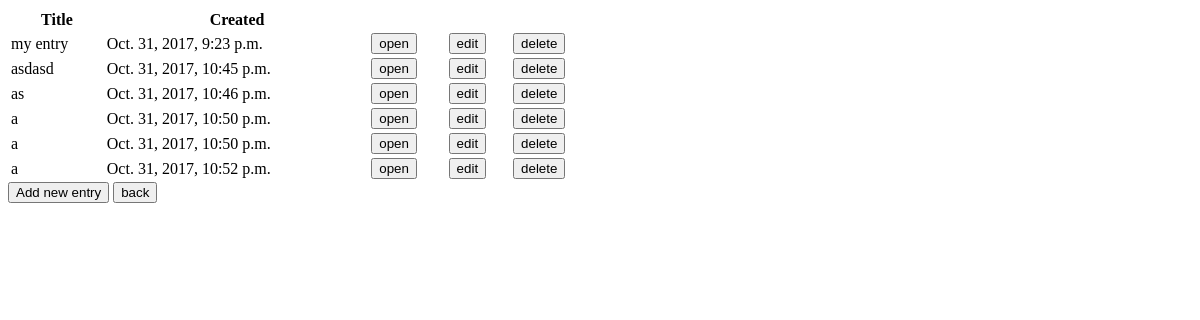
Page /notebook/1/ (signed in) on the earlier database version.
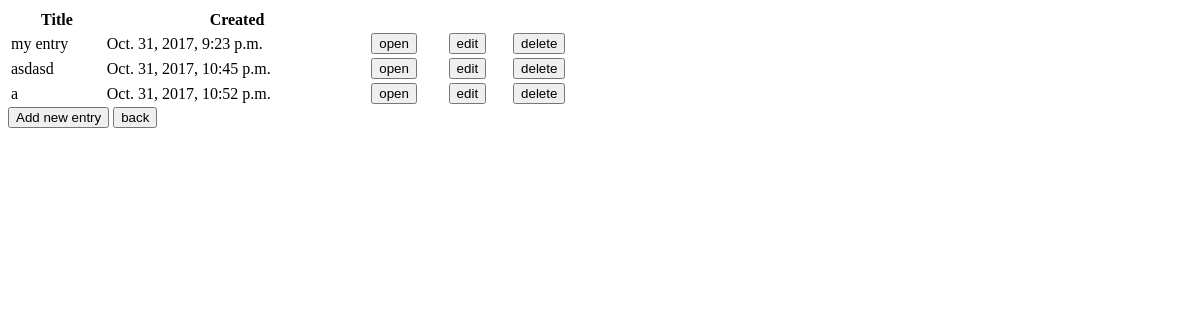
Same page on the later database version.
### notebook/models.py (models this page shows, shortened)
class Note(models.Model):
    title = models.CharField(max_length=20)
    text = models.CharField(max_length=120)
    created = models.DateTimeField(auto_now_add=True)
    notebook = models.ForeignKey(Notebook, on_delete=models.CASCADE)

### notebook/views.py (the view)
# urls.py: url(r'^(?P<pk>[0-9]+)/$', login_required(views.NoteView.as_view()), name='all-notes'),
class NoteView(generic.ListView):
    template_name = 'notebook/note.html'
    context_object_name = 'notes'
    def get_queryset(self):
        notebook = get_object_or_404(Notebook, pk=self.kwargs['pk'])
        return Note.objects.filter(notebook__exact=notebook)

### notebook/templates/notebook/note.html
{% if notes %}
<table style="width:50%">
  <tr>
    <th>Title</th>
    <th>Created</th>
    <th></th>
    <th></th>
  </tr>
  {% for note in notes %}
  <tr>
    <td>{{note.title}}</td>
    <td>{{note.created}}</td>
    <td><a href="{% url 'notebook:detail-note' note.notebook.id forloop.counter %}"><button type="button">open</button></a></td>
    <td><a href="{% url 'notebook:edit' note.id forloop.counter %}"><button type="button">edit</button></a></td>
    <td><a href="{% url 'notebook:delete' note.id forloop.counter %}"><button type="button">delete</button></a></td>
  </tr>
  {% endfor %}
</table>
{% else %}
<p>No notes are available</p>
{% endif %}
<a href=""><button type="button">Add new entry</button></a>
<a href="{% url 'notebook:home' %}"><button type="button">back</button></a>

Differences in the rows shown:
removed Note: title "as", created "Oct. 31, 2017, 10:46 p.m."
removed Note: title "a", created "Oct. 31, 2017, 10:50 p.m."
removed Note: title "a", created "Oct. 31, 2017, 10:50 p.m."
